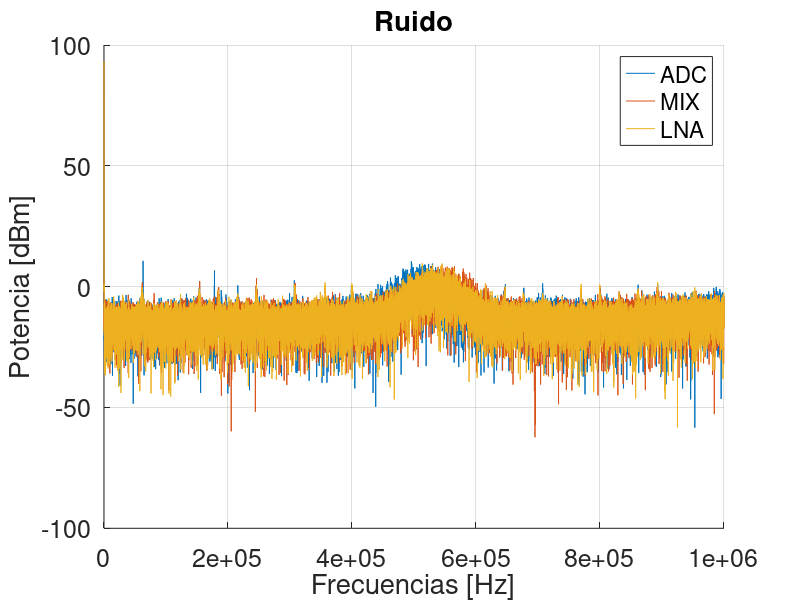

MATLAB code to generate this figure:
close all
load('ruido.mat')

figure; hold on;
f_adc = linspace(0,2e6/2,size(RuidoADC,1)/2);
fftADC = 20*log10(abs(fft(RuidoADC)));

f_lna = linspace(0,2e6/2,size(RuidoLNA,1)/2);
fftLNA = 20*log10(abs(fft(RuidoLNA)));

f_mix = linspace(0,2e6/2,size(RuidoMIX,1)/2);
fftMIX = 20*log10(abs(fft(RuidoMIX)));

f_osci = linspace(0,(5e7)/2,size(RuidoOsci,1));
fftOsci = 20*log10(abs(fft(RuidoOsci(:,2))));

%plot(f_osci, fftOsci);
plot(f_adc,fftADC(1:end/2));
plot(f_lna,fftLNA(1:end/2));
plot(f_mix,fftMIX(1:end/2));
%legend('Osci','ADC','MIX','LNA')
legend('ADC','MIX','LNA')
xlim([0 1e6])
xlabel('Frecuencias [Hz]');
ylabel('Potencia [dBm]')
title('Ruido')
grid on
set(gcf, 'color', 'w')
set(gca, 'fontsize', 18)
print('Ruido','-dpng')